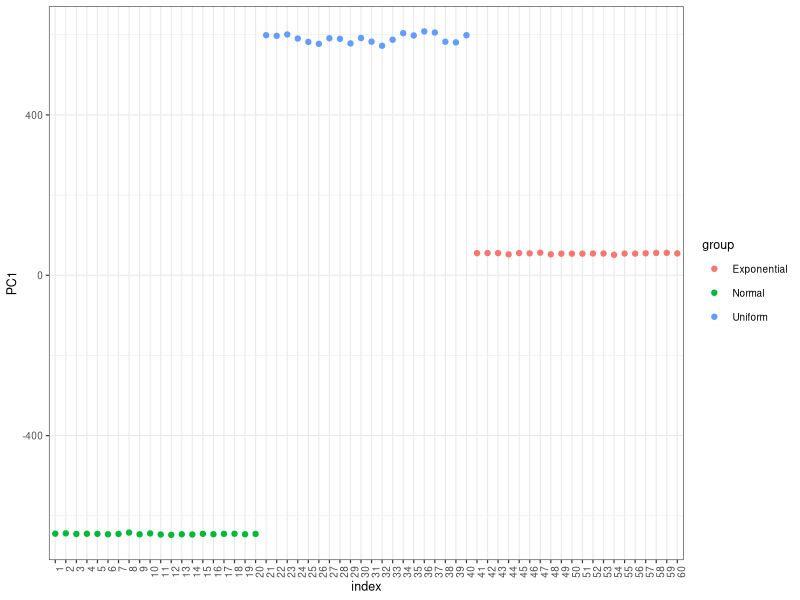
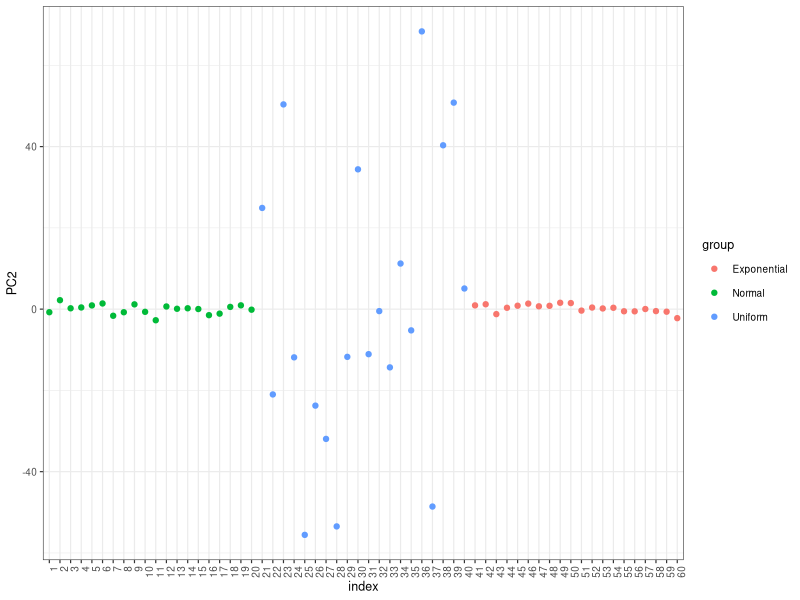

Source code (R) for these figures, in order:
## ---- chunk 1
knitr::opts_chunk$set(echo = TRUE, comment = "", fig.align = 'center', fig.height = 2.5)
## ---- chunk 2
library(magrittr)
library(ggplot2)
library(knitr)
## ---- chunk 3
# set the random number seed
set.seed(45)

normal <- rnorm(1000, mean = 100, sd = 1) %>% 
    matrix(20, 50) %>%
    data.frame()
uniform <- runif(1000, min = -100, max = -50) %>% 
    matrix(20, 50) %>%
    data.frame()
exponential <- rexp(1000, rate = 1) %>% 
    matrix(20, 50) %>%
    data.frame()

dat <- rbind(normal, uniform, exponential)

dim(dat)
## ---- chunk 4
pca <- prcomp(dat) 

two_pcs <- data.frame(index = as.factor(1:60), 
                           PC1 = pca$x[, 1], 
                           PC2 = pca$x[, 2],
                           group = c(rep("Normal", 20), rep("Uniform", 20), rep("Exponential", 20)))
## ---- chunk 5
ggplot(two_pcs) +
    geom_point(aes(x = index, y = PC1, color = group)) + 
    theme_bw(base_size = 9) +
    theme(axis.text.x = element_text(angle = 90, hjust = 1))
## ---- chunk 6
ggplot(two_pcs) +
    geom_point(aes(x = index, y = PC2, color = group)) + 
    theme_bw(base_size = 9) +
    theme(axis.text.x = element_text(angle = 90, hjust = 1))
## ---- chunk 7
kc_3 <- kmeans(dat, center = 3)

table(kc_3$cluster, c(rep(1, 20), rep(2, 20), rep(3, 20))) %>% kable()
## ---- chunk 8
kc_2 <- kmeans(dat, center = 2)

table(kc_2$cluster, c(rep(1, 20), rep(2, 20), rep(3, 20))) %>% kable()
## ---- chunk 9
kc_4 <- kmeans(dat, center = 4)

table(kc_4$cluster, c(rep(1, 20), rep(2, 20), rep(3, 20))) %>% kable()
## ---- chunk 10
kc_pc_3 <- kmeans(data.frame(two_pcs$PC1, two_pcs$PC2), centers = 3)

table(kc_pc_3$cluster, c(rep(1, 20), rep(2, 20), rep(3, 20))) %>% kable()
## ---- chunk 11
dat_scaled <- scale(dat)
kc_3 <- kmeans(dat_scaled, center = 3)

table(kc_3$cluster, c(rep(1, 20), rep(2, 20), rep(3, 20))) %>% kable()
## ---- chunk 12
pca_scaled <- prcomp(dat, center = TRUE, scale. = TRUE) 

kc_pc_scaled_3 <- kmeans(data.frame(pca_scaled$x[, 1], pca_scaled$x[, 2]), centers = 3)

table(kc_pc_scaled_3$cluster, c(rep(1, 20), rep(2, 20), rep(3, 20))) %>% kable()
